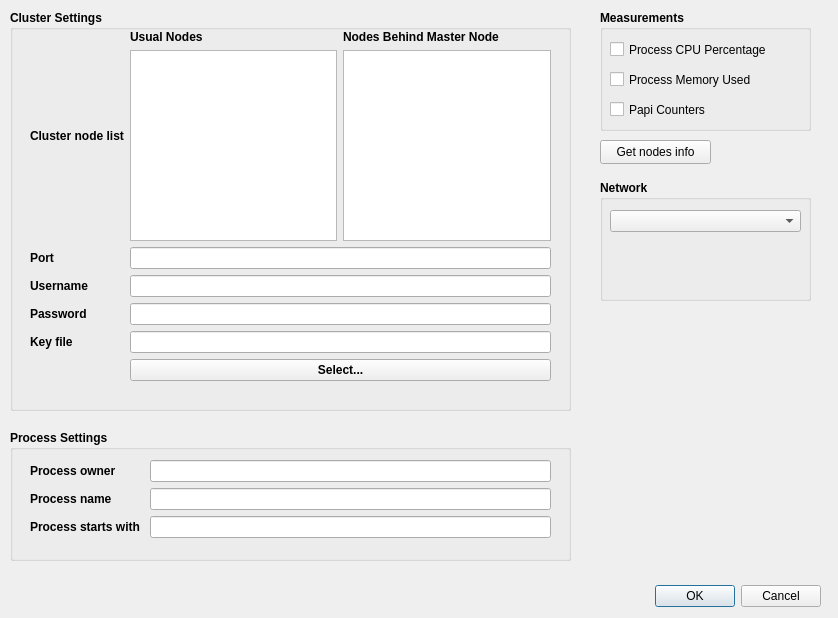
<?xml version="1.0" encoding="UTF-8"?>
<ui version="4.0">
 <class>ConfigurationWindow</class>
 <widget class="QDialog" name="ConfigurationWindow">
  <property name="geometry">
   <rect>
    <x>0</x>
    <y>0</y>
    <width>838</width>
    <height>618</height>
   </rect>
  </property>
  <property name="windowTitle">
   <string>Configuration</string>
  </property>
  <widget class="QDialogButtonBox" name="buttonBox">
   <property name="geometry">
    <rect>
     <x>480</x>
     <y>580</y>
     <width>341</width>
     <height>32</height>
    </rect>
   </property>
   <property name="orientation">
    <enum>Qt::Horizontal</enum>
   </property>
   <property name="standardButtons">
    <set>QDialogButtonBox::Cancel|QDialogButtonBox::Ok</set>
   </property>
  </widget>
  <widget class="QGroupBox" name="groupBox_ClusterSettings">
   <property name="geometry">
    <rect>
     <x>10</x>
     <y>10</y>
     <width>561</width>
     <height>401</height>
    </rect>
   </property>
   <property name="font">
    <font>
     <weight>75</weight>
     <bold>true</bold>
    </font>
   </property>
   <property name="title">
    <string>Cluster Settings</string>
   </property>
   <property name="flat">
    <bool>false</bool>
   </property>
   <widget class="QWidget" name="gridLayoutWidget">
    <property name="geometry">
     <rect>
      <x>20</x>
      <y>20</y>
      <width>521</width>
      <height>351</height>
     </rect>
    </property>
    <layout class="QGridLayout" name="gridLayout">
     <item row="2" column="0">
      <widget class="QLabel" name="Label_Username">
       <property name="text">
        <string>Username</string>
       </property>
      </widget>
     </item>
     <item row="0" column="0">
      <widget class="QLabel" name="Label_ClusterNodeList">
       <property name="text">
        <string>Cluster node list</string>
       </property>
      </widget>
     </item>
     <item row="2" column="1">
      <widget class="QLineEdit" name="LineEdit_Username">
       <property name="font">
        <font>
         <weight>50</weight>
         <bold>false</bold>
        </font>
       </property>
      </widget>
     </item>
     <item row="3" column="0">
      <widget class="QLabel" name="Label_Password">
       <property name="text">
        <string>Password</string>
       </property>
      </widget>
     </item>
     <item row="3" column="1">
      <widget class="QLineEdit" name="LineEdit_Password">
       <property name="font">
        <font>
         <weight>50</weight>
         <bold>false</bold>
        </font>
       </property>
       <property name="echoMode">
        <enum>QLineEdit::Password</enum>
       </property>
      </widget>
     </item>
     <item row="1" column="0">
      <widget class="QLabel" name="Label_Port">
       <property name="text">
        <string>Port</string>
       </property>
      </widget>
     </item>
     <item row="1" column="1">
      <widget class="QLineEdit" name="LineEdit_Port">
       <property name="font">
        <font>
         <weight>50</weight>
         <bold>false</bold>
        </font>
       </property>
      </widget>
     </item>
     <item row="4" column="0">
      <widget class="QLabel" name="Label_KeyFile">
       <property name="text">
        <string>Key file</string>
       </property>
      </widget>
     </item>
     <item row="4" column="1">
      <widget class="QLineEdit" name="LineEdit_KeyFile">
       <property name="font">
        <font>
         <weight>50</weight>
         <bold>false</bold>
        </font>
       </property>
      </widget>
     </item>
     <item row="5" column="1">
      <widget class="QPushButton" name="pushButton_KeyFile">
       <property name="text">
        <string>Select...</string>
       </property>
      </widget>
     </item>
     <item row="0" column="1">
      <layout class="QGridLayout" name="gridLayout_3">
       <item row="0" column="0">
        <widget class="QLabel" name="Label_UsualNodes">
         <property name="text">
          <string>Usual Nodes</string>
         </property>
        </widget>
       </item>
       <item row="0" column="1">
        <widget class="QLabel" name="Label_NodesBehindMaster">
         <property name="text">
          <string>Nodes Behind Master Node</string>
         </property>
        </widget>
       </item>
       <item row="1" column="0">
        <widget class="QPlainTextEdit" name="plainTextEdit_ClusterNodeList">
         <property name="font">
          <font>
           <weight>50</weight>
           <bold>false</bold>
          </font>
         </property>
        </widget>
       </item>
       <item row="1" column="1">
        <widget class="QPlainTextEdit" name="plainTextEdit_ClusterNodeListBM">
         <property name="font">
          <font>
           <weight>50</weight>
           <bold>false</bold>
          </font>
         </property>
        </widget>
       </item>
      </layout>
     </item>
    </layout>
   </widget>
  </widget>
  <widget class="QGroupBox" name="groupBox_ProcessSettings">
   <property name="geometry">
    <rect>
     <x>10</x>
     <y>430</y>
     <width>561</width>
     <height>131</height>
    </rect>
   </property>
   <property name="font">
    <font>
     <weight>75</weight>
     <bold>true</bold>
    </font>
   </property>
   <property name="title">
    <string>Process Settings</string>
   </property>
   <widget class="QWidget" name="gridLayoutWidget_2">
    <property name="geometry">
     <rect>
      <x>20</x>
      <y>30</y>
      <width>521</width>
      <height>81</height>
     </rect>
    </property>
    <layout class="QGridLayout" name="gridLayout_2">
     <item row="0" column="0">
      <widget class="QLabel" name="label_ProcessOwner">
       <property name="text">
        <string>Process owner</string>
       </property>
      </widget>
     </item>
     <item row="1" column="0">
      <widget class="QLabel" name="label_ProcessName">
       <property name="text">
        <string>Process name</string>
       </property>
      </widget>
     </item>
     <item row="0" column="1">
      <widget class="QLineEdit" name="LineEdit_ProcessOwner">
       <property name="font">
        <font>
         <weight>50</weight>
         <bold>false</bold>
        </font>
       </property>
      </widget>
     </item>
     <item row="1" column="1">
      <widget class="QLineEdit" name="LineEdit_ProcessName">
       <property name="font">
        <font>
         <weight>50</weight>
         <bold>false</bold>
        </font>
       </property>
      </widget>
     </item>
     <item row="2" column="0">
      <widget class="QLabel" name="label_ProcessStart">
       <property name="text">
        <string>Process starts with </string>
       </property>
      </widget>
     </item>
     <item row="2" column="1">
      <widget class="QLineEdit" name="LineEdit_ProcessStartsWith">
       <property name="font">
        <font>
         <weight>50</weight>
         <bold>false</bold>
        </font>
       </property>
      </widget>
     </item>
    </layout>
   </widget>
  </widget>
  <widget class="QGroupBox" name="groupBox_Measurements">
   <property name="geometry">
    <rect>
     <x>600</x>
     <y>10</y>
     <width>211</width>
     <height>121</height>
    </rect>
   </property>
   <property name="font">
    <font>
     <weight>75</weight>
     <bold>true</bold>
    </font>
   </property>
   <property name="title">
    <string>Measurements</string>
   </property>
   <widget class="QCheckBox" name="checkBox_CPU">
    <property name="geometry">
     <rect>
      <x>10</x>
      <y>30</y>
      <width>191</width>
      <height>19</height>
     </rect>
    </property>
    <property name="font">
     <font>
      <weight>50</weight>
      <bold>false</bold>
     </font>
    </property>
    <property name="text">
     <string>Process CPU Percentage</string>
    </property>
   </widget>
   <widget class="QCheckBox" name="checkBox_MEM">
    <property name="geometry">
     <rect>
      <x>10</x>
      <y>60</y>
      <width>191</width>
      <height>19</height>
     </rect>
    </property>
    <property name="font">
     <font>
      <weight>50</weight>
      <bold>false</bold>
     </font>
    </property>
    <property name="text">
     <string>Process Memory Used</string>
    </property>
   </widget>
   <widget class="QCheckBox" name="checkBox_PapiCounters">
    <property name="geometry">
     <rect>
      <x>10</x>
      <y>90</y>
      <width>181</width>
      <height>19</height>
     </rect>
    </property>
    <property name="font">
     <font>
      <weight>50</weight>
      <bold>false</bold>
     </font>
    </property>
    <property name="text">
     <string>Papi Counters</string>
    </property>
   </widget>
  </widget>
  <widget class="QPushButton" name="pushButton_NodesInfo">
   <property name="geometry">
    <rect>
     <x>600</x>
     <y>140</y>
     <width>111</width>
     <height>24</height>
    </rect>
   </property>
   <property name="text">
    <string>Get nodes info</string>
   </property>
  </widget>
  <widget class="QGroupBox" name="groupBox_Network">
   <property name="geometry">
    <rect>
     <x>600</x>
     <y>180</y>
     <width>211</width>
     <height>121</height>
    </rect>
   </property>
   <property name="font">
    <font>
     <weight>75</weight>
     <bold>true</bold>
    </font>
   </property>
   <property name="title">
    <string>Network</string>
   </property>
   <widget class="QComboBox" name="comboBox_NetworkInterfaces">
    <property name="geometry">
     <rect>
      <x>10</x>
      <y>30</y>
      <width>191</width>
      <height>22</height>
     </rect>
    </property>
   </widget>
  </widget>
 </widget>
 <resources/>
 <connections>
  <connection>
   <sender>buttonBox</sender>
   <signal>accepted()</signal>
   <receiver>ConfigurationWindow</receiver>
   <slot>accept()</slot>
   <hints>
    <hint type="sourcelabel">
     <x>650</x>
     <y>575</y>
    </hint>
    <hint type="destinationlabel">
     <x>418</x>
     <y>301</y>
    </hint>
   </hints>
  </connection>
  <connection>
   <sender>buttonBox</sender>
   <signal>rejected()</signal>
   <receiver>ConfigurationWindow</receiver>
   <slot>reject()</slot>
   <hints>
    <hint type="sourcelabel">
     <x>650</x>
     <y>575</y>
    </hint>
    <hint type="destinationlabel">
     <x>418</x>
     <y>301</y>
    </hint>
   </hints>
  </connection>
 </connections>
</ui>
